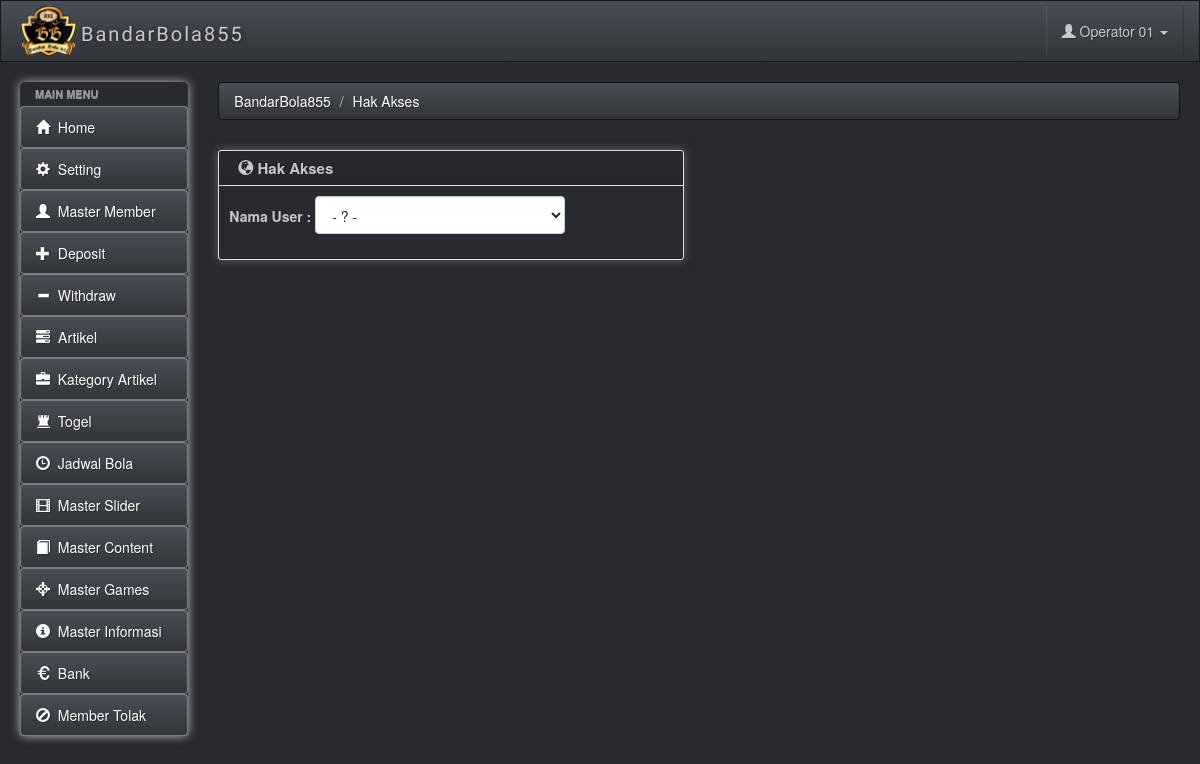
Page /admincm/hakakses.php (signed in) on the committed database.
### tables this page shows
CREATE TABLE `msmodul` (
  `mdl_id` varchar(60) NOT NULL,
  `mdl_name` varchar(60) NOT NULL,
  `mdl_urut` char(2) NOT NULL,
  `mdl_group` varchar(10) NOT NULL,
  `mdl_file` varchar(60) NOT NULL,
  `mdl_icon` varchar(20) NOT NULL
);

### includes/fungsi.php (called while the page is built, shortened)
<?php
function fOpenConn() {
	if ($conn = mysqli_connect(DB_SERVER,DB_SERVER_USERNAME,DB_SERVER_PASSWORD)) {
		if (mysqli_select_db($conn,DB_DATABASE)) {
                        mysqli_query($conn, "SET time_zone = '+07:00'");
			return $conn;
		}
	}
	else
	{
		echo "error fOpenConn<BR>";
		echo mysqli_error() . "<br>";
		return NULL;
	}
}
?>

### includes/validuser.php (called while the page is built, shortened)
<?php
if (!isset($_SESSION['primaryiduser_bandar855']) || !isset($_SESSION['useriduser_bandar855']) || !isset($_SESSION['passworduser_bandar855']) || !isset($_SESSION['namauser_bandar855']))
{
	header("location:login.php");
}
else
{
	$fix_primaryid = $_SESSION['primaryiduser_bandar855'];
}

### admincm/hakakses.php (the view, shortened to what this page needs)
<?php
require_once "../includes/validuser.php";
$titlepage = "Hak Akses";
$modulid = "HakAkses";
    ?>
    <?php
require_once '../includes/htmltop.php';
?>
</head>
<body>
    <?php
    require_once '../includes/topbar.php';
    require_once '../includes/menu.php';
    ?>
<div class="row">
    <div class="box col-md-6">
        <div class="box-inner">
            <div class="box-header well">
                <h2><i class="glyphicon glyphicon-globe"></i> Hak Akses</h2>
            </div>
            <div class="box-content">
                <div class="form-group">
                    <label for="userid">Nama User : </label>
                    <select class="form-control wajibinput" id="userid" name="userid" style="width: 250px; display: inline-block;" onchange="location.href = '?userid='+this.value;">
                        <option value=""> - ? - </option>
                    </select>
                </div>
            </div>
        </div>
    </div>
</div>
<?php
require_once '../includes/footer.php';
?>

### includes/menu.php (shortened to what this page needs)
<div class="ch-container">
    <div class="row">
        <div class="col-sm-2 col-lg-2">
            <div class="sidebar-nav">
                <div class="nav-canvas">
                    <ul class="nav nav-pills nav-stacked main-menu">
                        <li class="nav-header">Main Menu</li>
                        <li <?php if ($modulid == "home") echo 'class="active"'; ?>><a class="ajax-link" href="index.php"><i class="glyphicon glyphicon-home"></i><span> &nbsp;Home</span></a></li>
                        <?php
                        $qr0 = mysqli_query(fOpenConn(), "SELECT * FROM msmodul, mshak WHERE hak_modul = mdl_id AND hak_user = '$fix_primaryid' AND hak_akses = '1' ORDER BY mdl_urut");
                        while ($rs0 = mysqli_fetch_object($qr0))
                        {
                            if ($modulid == $rs0->mdl_id) echo '<li class="active">'; else echo '<li>';
                            echo '<a class="ajax-link" href="'.$rs0->mdl_file.'"><i class="glyphicon glyphicon-'.$rs0->mdl_icon.'"></i><span> &nbsp;'.$rs0->mdl_name.'</span></a></li>';
                        }
                        ?>
                    </ul>
                </div>
            </div>
        </div>
        <div id="content" class="col-lg-10 col-sm-10">
            <div>
    <ul class="breadcrumb">
        <li>
            <a href="#">BandarBola855</a>
        </li>
        <?php
        $breadcrumb = explode(" | ", $titlepage);
        for ($x = 0 ; $x < sizeof($breadcrumb) ; $x++)
            echo "<li><a href='#'>$breadcrumb[$x]</a>";
        ?>
        </li>
    </ul>
</div>

### css/charisma-app.css (style rules this page uses)
select { background-color: #fff; }
.ch-container { padding: 0 15px; }
.box { margin-top: 10px; margin-bottom: 10px; }
.box-inner { border: 1px solid #DEDEDE; border-radius: 3px; -webkit-border-radius: 3px; -moz-border-radius: 3px; box-shadow: 0 0 10px rgba(189, 189, 189, 0.4); -webkit-box-shadow: 0 0 10px rgba(189, 189, 189, 0.4); -moz-box-shadow: 0 0 10px rgba(189, 189, 189, 0.4); }
.box-header { border: none; padding-top: 5px; border-bottom: 1px solid #DEDEDE; border-radius: 3px 3px 0 0; -webkit-border-radius: 3px 3px 0 0; -moz-border-radius: 3px 3px 0 0; height: 35px; min-height: 35px !important; margin-bottom: 0; font-weight: bold; font-size: 16px; background: -moz-linear-gradient(top, rgba(255, 255, 255, 0) 0%, rgba(0, 0, 0, 0.1) 100%); background: -webkit-gradient(linear, left top, left bottom, color-stop(0%, rgba(255, 255, 255, 0)), color-stop(100%, rgba(0, 0, 0, 0.1))); background: -webkit-linear-gradient(top, rgba(255, 255, 255, 0) 0%, rgba(0, 0, 0, 0.1) 100%); background: -o-linear-gradient(top, rgba(255, 255, 255, 0) 0%, rgba(0, 0, 0, 0.1) 100%); background: -ms-linear-gradient(top, rgba(255, 255, 255, 0) 0%, rgba(0, 0, 0, 0.1) 100%); background: linear-gradient(to bottom, rgba(255, 255, 255, 0) 0%, rgba(0, 0, 0, 0.1) 100%); filter: progid:DXImageTransform.Microsoft.gradient(startColorstr='#00ffffff', endColorstr='#1a000000', GradientType=0); }
.box-header h2 { font-size: 15px; width: auto; clear: none; float: left; line-height: 25px; white-space: nowrap; font-weight: bold; margin-top: 0; margin-bottom: 0; }
.box-header h2 > i { margin-top: 1px; }
.box-content { padding: 10px; }
.sidebar-nav { min-height: 0; box-shadow: 0 0 10px #BDBDBD; border-radius: 5px; margin-bottom: 0; padding-bottom: 0; max-height: none; }
.main-menu > li > a { border: 1px solid rgba(221, 221, 221, 0.46); }
.main-menu > li { margin-top: 0 !important; }
.sidebar-nav .nav-header { display: block; padding: 3px 15px; font-size: 11px; font-weight: bold; line-height: 18px; color: #999999; text-shadow: 0 1px 0 rgba(255, 255, 255, 0.5); text-transform: uppercase; }
ul.main-menu li:not(.nav-header) { -webkit-transition: .3s; -moz-transition: .3s; -ms-transition: .3s; -o-transition: .3s; transition: .3s; }
@media only screen and (min-width: 980px) { a, button, input[type=submit], input[type=button], .product-img { -webkit-transition: .5s; -moz-transition: .5s; -ms-transition: .5s; -o-transition: .5s; transition: .5s; } }
@media only screen and (min-width: 980px) { .ch-container { padding: 0 20px; } }

### rows in the picture
msmodul: mdl_name "Setting"
msmodul: mdl_name "Master Member"
msmodul: mdl_name "Deposit"
msmodul: mdl_name "Withdraw"
msmodul: mdl_name "Artikel"
msmodul: mdl_name "Kategory Artikel"
msmodul: mdl_name "Togel"
msmodul: mdl_name "Jadwal Bola"
msmodul: mdl_name "Master Slider"
msmodul: mdl_name "Master Content"
msmodul: mdl_name "Master Games"
msmodul: mdl_name "Master Informasi"
msmodul: mdl_name "Bank"
msmodul: mdl_name "Member Tolak"

### other values in the picture
$fix_username "Operator 01"
$breadcrumb[$x] "Hak Akses"
